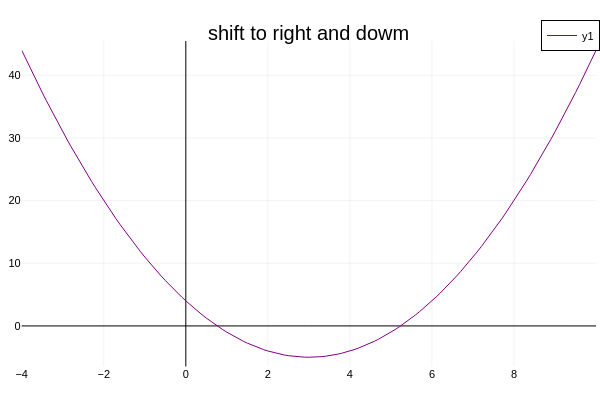

Notebook cell for this chart:
### Code cell
@syms x
# let c > 0
c = 3
f = (x - c)^2 - 5

#fix plot code
hh = c
margin = 2c + 1 
x_left  = hh - margin
x_right = hh + margin
x_domain = x_left:0.1:x_right

plot(x_domain,f, title="shift to right and dowm" , color=:purple, framestyle=:zerolines,
 xlims = (x_left, x_right))

### Figure 1 — Plotly figure (JSON) as saved in the notebook; plotly's stock layout.template omitted (floating-point values rounded to 4 significant figures; data arrays with more than 128 entries replaced by an {"elided": "..."} marker saying what was removed)
{"data": [{"colorbar": {"len": 0.9039, "title": "", "x": 0.9934, "y": 0.4896}, "legendgroup": "y1", "line": {"color": "rgba(128, 0, 128, 1.000)", "dash": "solid", "shape": "linear", "width": 1}, "mode": "lines", "name": "y1", "showlegend": true, "type": "scatter", "x": {"elided": "141 float values"}, "xaxis": "x", "y": {"elided": "141 float values"}, "yaxis": "y"}], "layout": {"annotations": [{"font": {"color": "rgba(0, 0, 0, 1.000)", "family": "sans-serif", "size": 20}, "rotation": 0, "showarrow": false, "text": "shift to right and dowm", "x": 0.5148, "xanchor": "center", "xref": "paper", "y": 1, "yanchor": "top", "yref": "paper"}], "height": 400, "legend": {"bgcolor": "rgba(255, 255, 255, 1.000)", "bordercolor": "rgba(0, 0, 0, 1.000)", "borderwidth": 1, "font": {"color": "rgba(0, 0, 0, 1.000)", "family": "sans-serif", "size": 11}, "title": {"font": {"color": "rgba(0, 0, 0, 1.000)", "family": "sans-serif", "size": 15}, "text": ""}, "tracegroupgap": 0, "traceorder": "normal", "x": 1, "xanchor": "auto", "y": 1, "yanchor": "auto"}, "margin": {"b": 20, "l": 0, "r": 0, "t": 20}, "paper_bgcolor": "rgba(255, 255, 255, 1.000)", "plot_bgcolor": "rgba(255, 255, 255, 1.000)", "showlegend": true, "width": 600, "xaxis": {"anchor": "y", "domain": [0.03619, 0.9934], "gridcolor": "rgba(0, 0, 0, 0.100)", "gridwidth": 0.5, "linecolor": "rgba(0, 0, 0, 1.000)", "mirror": false, "range": [-4, 10], "showgrid": true, "showline": false, "showticklabels": true, "tickangle": 0, "tickcolor": "rgba(0, 0, 0, 0.000)", "tickfont": {"color": "rgba(0, 0, 0, 1.000)", "family": "sans-serif", "size": 11}, "tickmode": "array", "ticks": "inside", "ticktext": ["−4", "−2", "0", "2", "4", "6", "8", "10"], "tickvals": [-4, -2, 0, 2, 4, 6, 8, 10], "title": "", "titlefont": {"color": "rgba(0, 0, 0, 1.000)", "family": "sans-serif", "size": 15}, "type": "-", "visible": true, "zeroline": true, "zerolinecolor": "rgba(0, 0, 0, 1.000)"}, "yaxis": {"anchor": "x", "domain": [0.03762, 0.9415], "gridcolor": "rgba(0, 0, 0, 0.100)", "gridwidth": 0.5, "linecolor": "rgba(0, 0, 0, 1.000)", "mirror": false, "range": [-6.47, 45.47], "showgrid": true, "showline": false, "showticklabels": true, "tickangle": 0, "tickcolor": "rgba(0, 0, 0, 0.000)", "tickfont": {"color": "rgba(0, 0, 0, 1.000)", "family": "sans-serif", "size": 11}, "tickmode": "array", "ticks": "inside", "ticktext": ["0", "10", "20", "30", "40"], "tickvals": [0, 10, 20, 30, 40], "title": "", "titlefont": {"color": "rgba(0, 0, 0, 1.000)", "family": "sans-serif", "size": 15}, "type": "-", "visible": true, "zeroline": true, "zerolinecolor": "rgba(0, 0, 0, 1.000)"}}}
